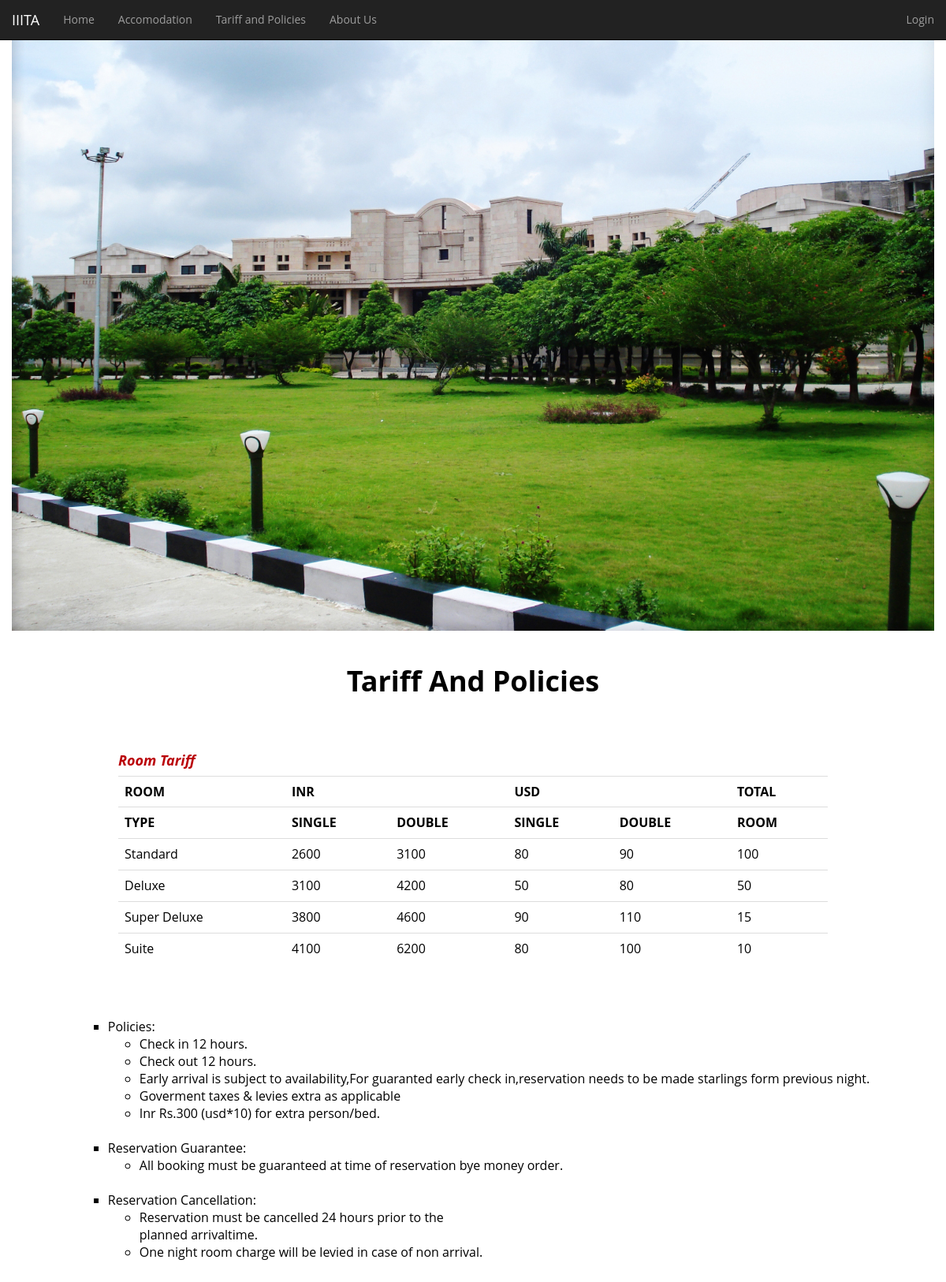
Page /tariff.php on the committed database.
### tables this page shows
CREATE TABLE IF NOT EXISTS `tariff` (
  `type` varchar(50) NOT NULL DEFAULT '',
  `inrsin` varchar(30) NOT NULL DEFAULT '0',
  `inrdbl` varchar(30) NOT NULL DEFAULT '0',
  `usdsin` varchar(30) NOT NULL DEFAULT '0',
  `usddbl` varchar(30) NOT NULL DEFAULT '0',
  `totroom` int(3) NOT NULL DEFAULT '0',
   primary key(`type`)
);

### tariff.php (the view, shortened to what this page needs)
<html>
<head>
	<link href="css/bootstrap.min.css" rel="stylesheet">
	<link href="css/main.css" rel="stylesheet">
</head>
<body>
<?php
	include "index1.php";
?>
<div id = "heading">
	<h1>Tariff And Policies</h1>
</div>
<?php
	include "connection.php";
	$qrysel="select * from tariff";
	$rs=mysqli_query($con,$qrysel);
	echo "<center>";
	echo "<table class=table>";
	echo "<caption><font color='rgba(0,0,0,0.7)' size=4><b><i>Room Tariff</i></b></font></caption>";
	echo "<tr><th>ROOM</th><th colspan=2>INR</th><th colspan=2>USD</th><th>TOTAL</th></tr>";
	echo "<tr><th>TYPE</th><th>SINGLE</th><th>DOUBLE</th><th>SINGLE</th><th>DOUBLE</th><th>ROOM</th></tr>";
	while($v=mysqli_fetch_array($rs))
	{
		echo "<tr>";
		echo "<td>".$v['type']."</td>";
		echo "<td>".$v[1]."</td>";
		echo "<td>".$v[2]."</td>";
		echo "<td>".$v[3]."</td>";
		echo "<td>".$v[4]."</td>";
		echo "<td>".$v[5]."</td>";
		echo "</tr>";
	}
	echo "</table>";
?>
<br><br>
<center><table>
<tr>
	<td>
	<ul type=square>
		<li>Policies: </li>
		<ul>
			<li>Check in 12 hours.
				<li>Check out 12 hours.
				<li>Early arrival is subject to availability,For guaranted early check in,reservation needs to be made starlings form previous night.
				<li>Goverment taxes & levies extra as applicable
				<li>Inr Rs.300 (usd*10) for extra person/bed.
		</ul>
		<br>
		<li>Reservation Guarantee: </li>
			<ul>
				<li>All booking must be guaranteed at time of reservation bye money order.
			</ul>
		<br>
		<li>Reservation Cancellation: </li>
		<ul>
			<li>Reservation must be cancelled 24 hours prior to the <br>planned arrivaltime.
			<li>One night room charge will be levied in case of non arrival.
		</ul>
	</ul>
</table>
<br />
</body>
</html>

### index1.php (shortened to what this page needs)
<html>
<head>
	<link href="css/bootstrap.min.css" rel="stylesheet">
	<link href="css/main.css" rel="stylesheet">
</head>
<body>
	<nav class="navbar navbar-inverse navbar-fixed-top">
	  <div class="container-fluid">
	    <div class="navbar-header">
	      <a class="navbar-brand" href="index.php">IIITA</a>
	    </div>
	    <div class="collapse navbar-collapse" id="bs-example-navbar-collapse-1">
	      <ul class="nav navbar-nav">
	        <li><a href=home.php>Home</a></li>
	        <li><a href=accommodation.php>Accomodation</a></li>
					<li><a href=tariff.php>Tariff and Policies</a></li>
					<li><a href=aboutus.php>About Us</a></li>
	      </ul>
				<ul class="nav navbar-nav navbar-right">
        <li><a href="login.php">Login</a></li>
      </ul>
	    </div>
	  </div>
	</nav>
	<div class="container-fluid">
		<img width=100% height=100% src="image/campus1.jpg">
	</div>
	<br />
</body>
</html>

### css/main.css (style rules this page uses)
body { font-family: 'Open Sans', sans-serif; font-size: 14px; line-height: 24px; color: rgb(0, 0, 0); background-color: #fff; }
#heading h1 { margin-top: 20px; margin-bottom: 60px; font-size: 36px; font-weight: 700; margin-left: 60px; margin-right: 60px; text-align: center; }
.table { width: 75%; }

### rows in the picture
tariff: type "Standard", inrsin "2600", inrdbl "3100", usdsin "80", usddbl "90", totroom "100"
tariff: type "Deluxe", inrsin "3100", inrdbl "4200", usdsin "50", usddbl "80", totroom "50"
tariff: type "Super Deluxe", inrsin "3800", inrdbl "4600", usdsin "90", usddbl "110", totroom "15"
tariff: type "Suite", inrsin "4100", inrdbl "6200", usdsin "80", usddbl "100", totroom "10"
